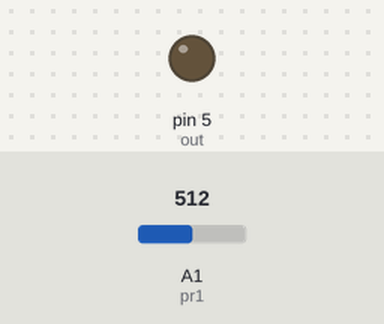
The sketch below on a simulated Arduino Uno, built with avr-gcc and run on an emulated ATmega328P. On the bench: output pins drawn as LEDs (lit = HIGH). The test bench sets the inputs (shaded band); at power-on: A1 (pr1) = 512.

Above: at 0.1 s.
At 17.7 s:
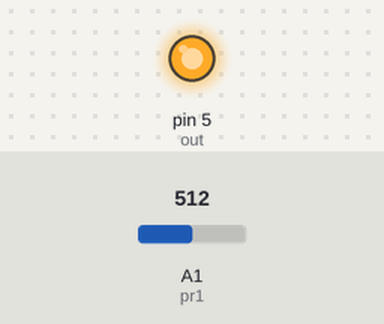
Timing chart, 0 to 19.2 s (numbered marks = the images above):
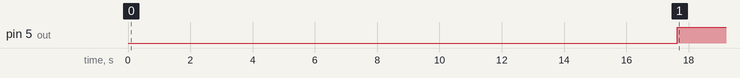

The sketch:

_1PRcode_InjectAutoDetect_NoButton.ino
```cpp
int out = 5;
int pr1 = 15;
int pr1val = 0;
unsigned long startTime = 0;
const int _delay = 200;
const int stdev = 100;

int count = 0;
int countB = 0;
int sumB1 = 0;
int sum1 = 0;
int RAB1 = 0;
int RA1 = 0;

bool initialDelay = true;
bool injectionSensed = false;

void setup() {
  pinMode(out, OUTPUT);
  pinMode(pr1, INPUT);
  pinMode(8, INPUT);
}

void loop() {
  while (!injectionSensed)
  {
    countB++;
    pr1val = analogRead(pr1);
    injectionSensed = (analogRead(pr1) > RAB1 + 150);
    sumB1 += pr1val;
    RAB1 = sumB1 / countB;
    digitalWrite(5, LOW);
  }
  while (injectionSensed)
  {
    if (initialDelay)
    {
      delay(5000);
      initialDelay = false;
      startTime = millis();
    }
    count++;
    pr1val = analogRead(pr1);
    sum1 += pr1val;
    RA1 = sum1 / count;

/*
    Serial.print(RA1);
    Serial.print("\t");
    Serial.print(millis() - startTime);
    Serial.println();*/

    Serial.print(pr1val);
    Serial.print("\t");
    Serial.print(millis() - startTime);
    Serial.println();

    if (pr1val > (RA1 + stdev))
      digitalWrite(out, HIGH);
    else
      digitalWrite(out, LOW);

    delay(_delay);
  }
}
```

Measured:
- by itself, pin 5 (out): LOW → HIGH at 17.6 s
